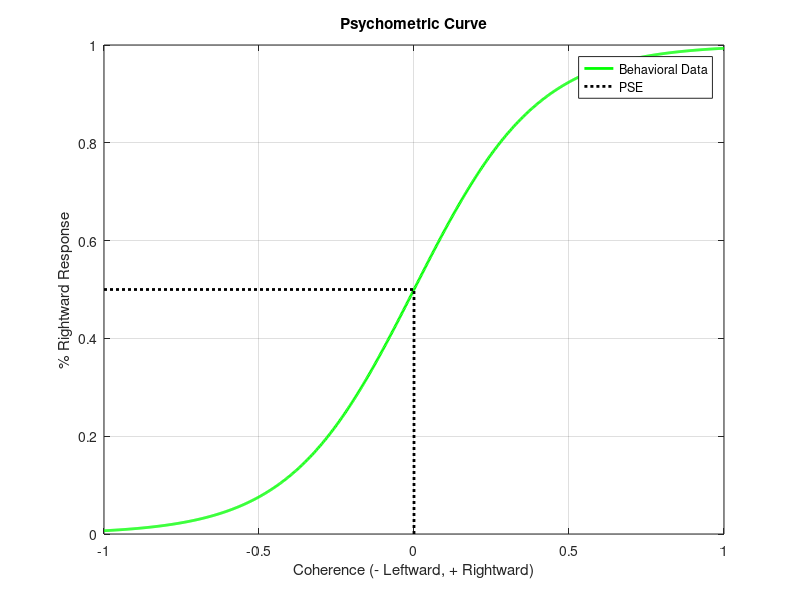

The MATLAB script that drew this image: (Note: this script raises an error after producing the figure.)
% Create a figure
figure;

% Define x values from -1 to 1
x = linspace(-1, 1, 1000);

% Define the sigmoid function as the psychometric function
% Using a shallower steepness coefficient
y = 1 ./ (1 + exp(-5 * x));

% Plot the psychometric curve and get a handle for it
hBehavioral = plot(x, y, 'g', 'LineWidth', 2); % 'g' for green color
hold on; % Keep the plot to add more features

% Plot a vertical dotted line at x = 0 from y = 0 to y = 0.5 and get a handle
hPSEVertical = plot([0, 0], [0, 0.5], 'k:', 'LineWidth', 2); % 'k' for black color and ':' for dotted line

% Plot a horizontal dotted line from x = -1 to x = 0 at y = 0.5 and get a handle
hPSEHorizontal = plot([-1, 0], [0.5, 0.5], 'k:', 'LineWidth', 2);

% Set the x and y axis limits
xlim([-1, 1]);
ylim([0, 1]);

% Label the axes
xlabel('Coherence (- Leftward, + Rightward)');
ylabel('% Rightward Response');

% Add a title
title('Psychometric Curve');

% Add grid for better visibility
grid on;

% Add a legend
legend([hBehavioral, hPSEVertical], 'Behavioral Data', 'PSE', 'Location', 'best');

% Turn off hold
hold off;


plotEstimatedAV(0.2289, [-0.0253 -0.0147], [0.5069 0.4931])

function plotEstimatedAV(estimated_sigma, mus, weights)
    mu_aud = mus(1); mu_vis = mus(2);
    weight_aud = weights(1); weight_vis = weights(2);
    
    estimated_mu = (mu_aud*weight_aud) + (mu_vis*weight_vis);

    % Define the range of x values
    x = linspace(-1, 1, 1000);

    % Define the psychometric function using the logistic equation
    y = 1 ./ (1 + exp(-(x - estimated_mu)/estimated_sigma));

    % Plot the psychometric curve
    plot(x, y, 'g', 'LineWidth', 2);
    hold on;

    % Formatting the plot
    title('Psychometric Curve with Given Variance');
    xlabel('Stimulus Intensity');
    ylabel('Response Probability');
    xlim([-1, 1]);
    ylim([0, 1]);
    grid on;

    % Plot reference lines for PSE at the mean
    plot([0, 0], [0, 0.5], 'k:', 'LineWidth', 2);
    plot([-1, 0], [0.5, 0.5], 'k:', 'LineWidth', 2);

    % Add a legend
    legend('Behavioral Data', 'PSE', 'Location', 'best');

    % Release the hold
    hold off;
end

